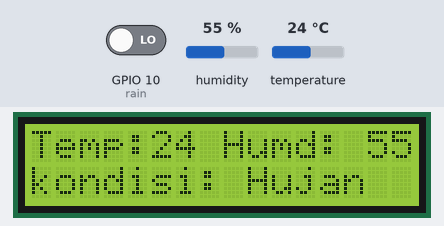
Recording of a sketch running on a simulated ESP8266 (NodeMCU). Parts: 16×2 character LCD. Inputs (shaded band) come from the test bench; at power-on: GPIO 10 (rain) LOW, humidity 55 %, temperature 24 °C. WiFi joins after 1.5 s; servers stay silent unless stated; uploads are accepted with an empty reply; what the sketch prints to the serial monitor is not drawn.

Above: at 2.7 s.
2.8 s: GPIO 10 (rain) driven HIGH
At 8.2 s:
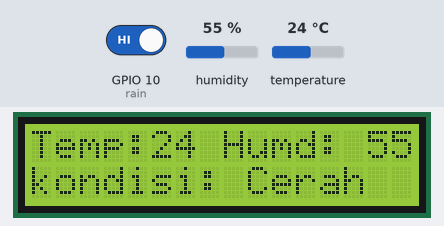
8.7 s: humidity set to 22 %
At 12.7 s:
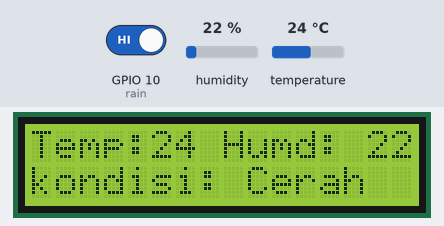
14.6 s: temperature set to 12 °C
At 18.6 s:
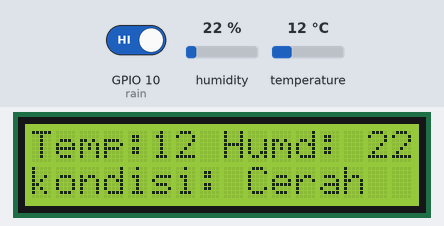
20.5 s: GPIO 10 (rain) driven LOW
At 23.3 s:
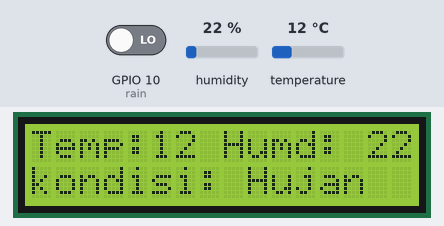
26.4 s: humidity set to 40 %
At 29.0 s:
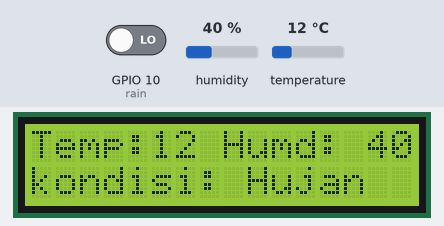
32.3 s: temperature set to 19 °C
At 33.7 s:
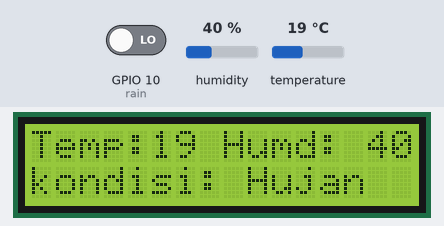
Timing chart, 0 to 35.3 s (numbered marks = the images above; inputs shaded):
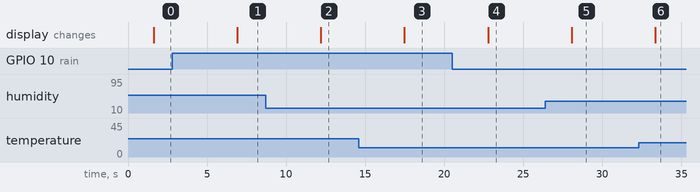

Measured:
- after the input at 2.8 s, the display: changes after 4.1 s (image 1)
- after the input at 8.7 s, the display: changes after 3.5 s (image 2)
- after the input at 14.6 s, the display: changes after 2.9 s (image 3)
- after the input at 20.5 s, the display: changes after 2.3 s (image 4)
- after the input at 26.4 s, the display: changes after 1.7 s (image 5)
- after the input at 32.3 s, the display: changes after 1.1 s (image 6)

The sketch:

stasiunCuaca.ino
```cpp
//DHT
#include "DHT.h"
DHT dht11(0, DHT11);
int suhu, kelembaban;
//Rain
byte rain = 10;
int nilaiRain;
String kondisiCuaca;
//LCD
#include"LiquidCrystal_I2C.h"
LiquidCrystal_I2C lcd(0x27, 16, 2);
//WiFi
#include"ESP8266WiFi.h"
const char* ssid = "BLNO-U01HNTMyRw";
const char* pass = "jarujaru25";

#include"ESP8266HTTPClient.h"
const char* server = "http:192.168.43.54";

void setup() {
  Serial.begin(9600);
  //DHT
  dht11.begin();
  //Rain
  pinMode(rain, INPUT);
  //LCD
  lcd.begin();
  //WiFi
  WiFi.begin(ssid, pass);
  while (WiFi.status() != WL_CONNECTED) {
    Serial.print(".");
    delay(100);
  }

  Serial.println("Terhubung");
}

void loop() {
  //DHT
  suhu = dht11.readTemperature();
  kelembaban = dht11.readHumidity();

  //Rain
  nilaiRain = digitalRead(rain);
  if (nilaiRain == 1) {
    kondisiCuaca = "Cerah";
  } if (nilaiRain == 0) {
    kondisiCuaca = "Hujan";
  }

  Serial.print("Suhu: ");
  Serial.print(suhu);
  Serial.print("  Kelembaban: ");
  Serial.print(kelembaban);
  Serial.print("  Kondisi Cuaca: ");
  Serial.println(kondisiCuaca);

  lcd.setCursor(0, 0);
  lcd.print("Temp:");
  lcd.print(suhu);
  lcd.print(" Humd: ");
  lcd.print(kelembaban);

  lcd.setCursor(0, 1);
  lcd.print("kondisi: ");
  lcd.print(kondisiCuaca);

  String URL = String("") + server + "/stasiunCuaca/input.php?suhu=" + suhu + "&kelembaban=" + kelembaban + "&kondisiCuaca=" + kondisiCuaca;
  Serial.println(URL);
  if(WiFi.status() == WL_CONNECTED){
    HTTPClient http;
    http.begin(URL);
    int httpCode = http.GET();
    if(httpCode > 0){
      String data = http.getString();
      Serial.println(data);
    }
    http.end();
  }
  delay(5000);
}
```
